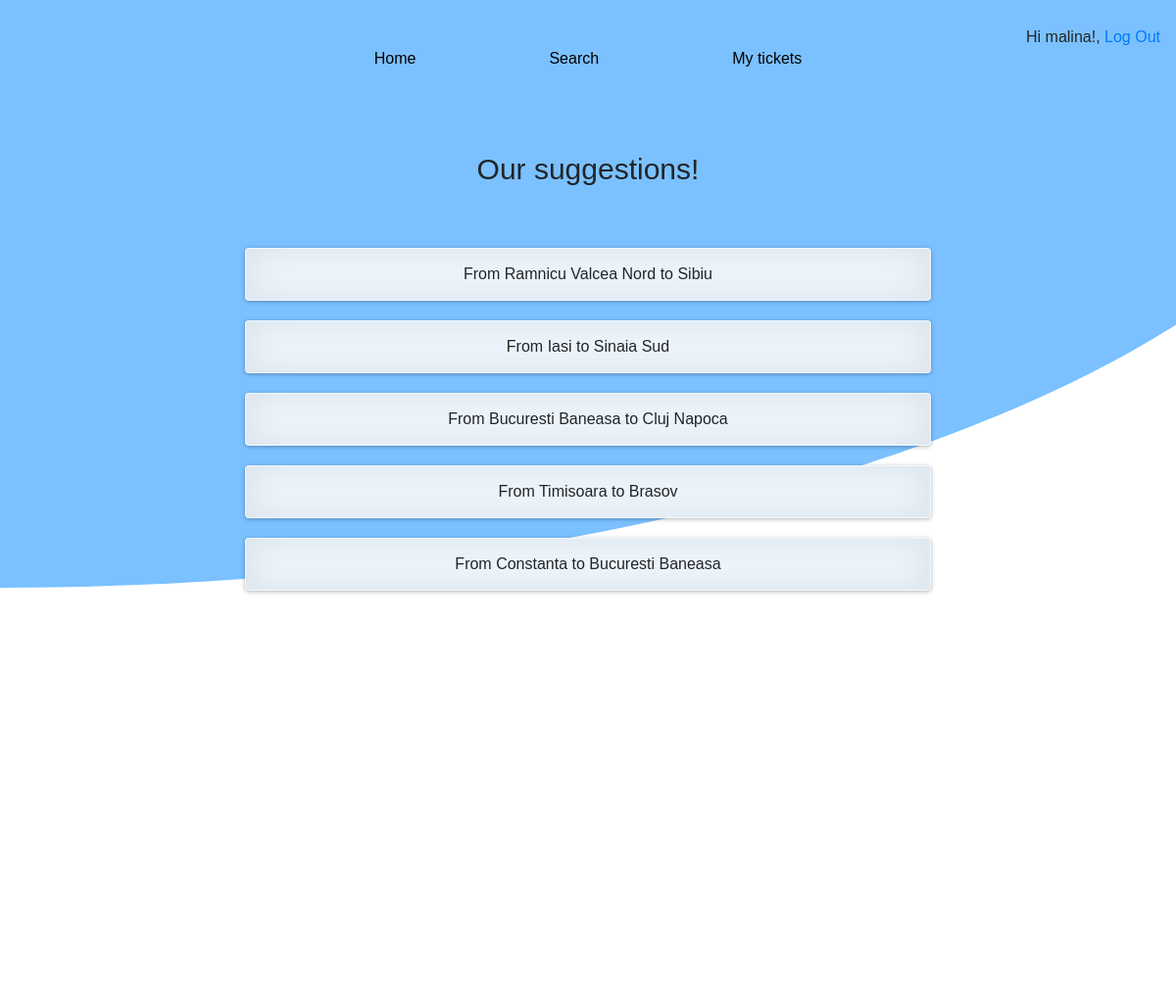
Page / (signed in) on the committed database.
### trains/models.py (models this page shows, shortened)
class route(models.Model):
    origin = models.ForeignKey(station, on_delete=models.CASCADE, related_name="departures")
    destination = models.ForeignKey(station, on_delete=models.CASCADE, related_name="arrivals")
    duration = models.IntegerField()
    cost = models.IntegerField()

class station(models.Model):
    city = models.CharField(max_length=64)
    station = models.CharField(max_length=64)
    longitude = models.FloatField(default=1)
    latitude = models.FloatField(default=1)
    def __str__(self):
        return f"{self.station}"

### trains/views.py (the view)
# urls.py: path('', views.home2, name='home'),
def home2 (request):
    x= route.objects.all()
    count = x.count()
    random_id = random.sample(range(count),5)
    random_routes = [x[i] for i in random_id]
    return render (request, 'home.html', {
        "route":random_routes,
    })

### templates/home.html (shortened to what this page needs)
{% extends 'base.html' %}
{% block body %}
  {% if user.is_authenticated %}
    <div style="position:relative; bottom: 850px; font-family: 'Comic Sans MS', cursive, sans-serif; font-size: 30px;">
      <div class="d-flex justify-content-center">
        Our suggestions!
      </div>
    </div>
    <div>
      <div class="p-2">
        <form method="POST", action="{% url 'search2' %}">
        {% for route in route %}
        <div class="d-flex justify-content-center">
          <button name="route_id" value="{{route.id}}" class="btn" style=" margin-bottom: 20px; place-items: center; margin-left: auto ;margin-right: auto ; width: 700px; box-shadow: 0 1px 4px rgba(0, 0, 0, 0.3), 0 0 40px rgba(0, 0, 0, 0.1) inset; position:relative; bottom: 800px;background-color: aliceblue; font-family: 'Comic Sans MS', cursive, sans-serif; min-width: 150px;" onmouseover="this.style.backgroundColor='lightgrey';this.style.border='2px solid black'; this.style.color='black';" onmouseout="this.style.backgroundColor='aliceblue'; this.style.color='black'; this.style.border='';">
            <div>
              <div class="p-2">
                <div class="d-flex justify-content-center">
                  From {{route.origin}} to {{route.destination}}
                </div>
              </div>
            </div>
          </button>
        </div>
        {% endfor %}
        </form>
      </div>
    </div>
  {% endif %}
{% endblock %}

### templates/base.html (shortened to what this page needs)
<!DOCTYPE html>
{% load static %}
<html>
<head>
  {% load bootstrap4 %}
  {% bootstrap_css %}
  <link rel="stylesheet" href="{% static 'style.css' %}">
</head>
<body>
<div style="width:100%; height:1000px; background-color: rgb(123, 193, 255); background-size: cover; background-position: center; clip-path: ellipse(120% 60% at 0% 0%); font-family: 'Comic Sans MS', cursive, sans-serif;">
  {% if user.is_authenticated %}
  <header>
    <div>
      <nav>
          <div class="d-flex justify-content-center">
            <div class="d-flex">
              <div class="p-5" style="margin-left:20px; margin-right:20px;"><a href="/" style="color:black">Home</a></div>
              <div class="p-5" style="margin-left:20px; margin-right:20px;"><a href="/trains/trains" style="color:black">Search</a></div>
              <div class="p-5" style="margin-left:20px; margin-right:20px;"><a href="/your_routes" style="color:black">My tickets</a></div>
            </div>
            <div class="d-flex" style="position:absolute; right:0; margin-top: 10px;">
              <div class="justify-content-end p-3"><p>Hi {{ user.username }}!, <a href="{% url 'logout' %}">Log Out</a></p></div>
            </div>
          </div>
      </nav>
    </div>
  </header>
  {% endif %}
</div>
  {% load bootstrap4 %}
  {% block body %}
  {% endblock %}
</body>
</html>

### rows in the picture
route: {{ route.id }} 33 (drawn), origin "Ramnicu Valcea Nord", destination "Sibiu"
route: {{ route.id }} 8 (drawn), origin "Iasi", destination "Sinaia Sud"
route: {{ route.id }} 40 (drawn), origin "Bucuresti Baneasa", destination "Cluj Napoca"
route: {{ route.id }} 3 (drawn), origin "Timisoara", destination "Brasov"
route: {{ route.id }} 4 (drawn), origin "Constanta", destination "Bucuresti Baneasa"

### other values in the picture
{{ user.username }} "malina"
